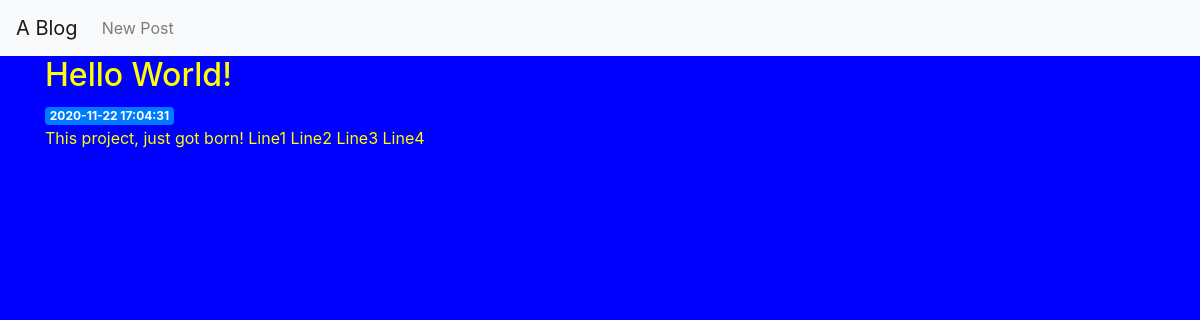
The page /5 on the database its author committed.
### tables this page shows
CREATE TABLE posts (
    id INTEGER PRIMARY KEY AUTOINCREMENT,
    created TIMESTAMP NOT NULL DEFAULT CURRENT_TIMESTAMP,
    title TEXT NOT NULL,
    content TEXT NOT NULL
);

### app/app.py (the view)
@app.route('/<int:post_id>')
def post(post_id):
    post = get_post(post_id)
    return render_template('post.html', post=post)

### app/app.py (called while the page is built)
def get_db_connection():
    conn = sqlite3.connect('database.db')
    conn.row_factory = sqlite3.Row
    return conn

def get_post(post_id):
    conn = get_db_connection()
    post = conn.execute('SELECT * FROM posts WHERE id = ?',
                        (post_id,)).fetchone()
    conn.close()
    if post is None:
        abort(404)
    return post

### app/templates/post.html
{% extends 'base.html' %}
{% block content %}
    <h2>{% block title %} {{ post['title'] }} {% endblock %}</h2>
    <span class="badge badge-primary">{{ post['created'] }}</span>
    {% autoescape false %}
        <p>{{ post['content'] }}</p>
    {% endautoescape %}
{% endblock %}

### app/static/css/style.css (style rules this page uses)
body { background: blue; color: yellow; }

### rows shown on the page
posts: title "Hello World!", created "2020-11-22 17:04:31", content "This project, just got born! Line1 Line2 Line3 Line4"
